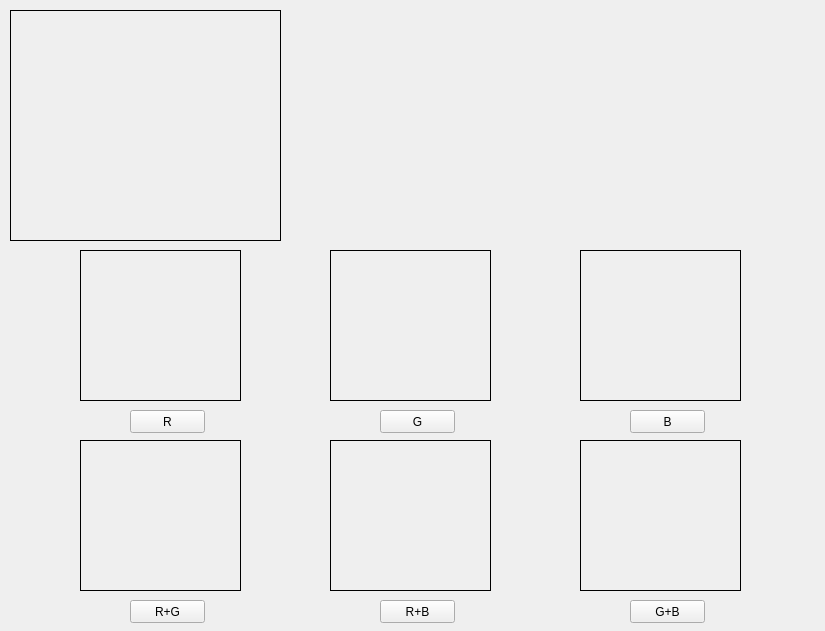
<?xml version="1.0" encoding="UTF-8"?>
<ui version="4.0">
 <class>Form</class>
 <widget class="QWidget" name="Form">
  <property name="geometry">
   <rect>
    <x>0</x>
    <y>0</y>
    <width>825</width>
    <height>631</height>
   </rect>
  </property>
  <property name="windowTitle">
   <string>Form</string>
  </property>
  <widget class="QPushButton" name="pushButton_3">
   <property name="geometry">
    <rect>
     <x>630</x>
     <y>410</y>
     <width>75</width>
     <height>23</height>
    </rect>
   </property>
   <property name="text">
    <string>B</string>
   </property>
  </widget>
  <widget class="QLabel" name="lbRG">
   <property name="geometry">
    <rect>
     <x>80</x>
     <y>440</y>
     <width>161</width>
     <height>151</height>
    </rect>
   </property>
   <property name="styleSheet">
    <string notr="true">border: 1px solid black</string>
   </property>
   <property name="text">
    <string/>
   </property>
  </widget>
  <widget class="QPushButton" name="pushButton">
   <property name="geometry">
    <rect>
     <x>130</x>
     <y>410</y>
     <width>75</width>
     <height>23</height>
    </rect>
   </property>
   <property name="text">
    <string>R</string>
   </property>
  </widget>
  <widget class="QLabel" name="lbGB">
   <property name="geometry">
    <rect>
     <x>580</x>
     <y>440</y>
     <width>161</width>
     <height>151</height>
    </rect>
   </property>
   <property name="styleSheet">
    <string notr="true">border: 1px solid black</string>
   </property>
   <property name="text">
    <string/>
   </property>
  </widget>
  <widget class="QPushButton" name="pushButton_4">
   <property name="geometry">
    <rect>
     <x>630</x>
     <y>600</y>
     <width>75</width>
     <height>23</height>
    </rect>
   </property>
   <property name="text">
    <string>G+B</string>
   </property>
  </widget>
  <widget class="QLabel" name="lbB">
   <property name="geometry">
    <rect>
     <x>580</x>
     <y>250</y>
     <width>161</width>
     <height>151</height>
    </rect>
   </property>
   <property name="styleSheet">
    <string notr="true">border: 1px solid black</string>
   </property>
   <property name="text">
    <string/>
   </property>
  </widget>
  <widget class="QPushButton" name="pushButton_5">
   <property name="geometry">
    <rect>
     <x>380</x>
     <y>600</y>
     <width>75</width>
     <height>23</height>
    </rect>
   </property>
   <property name="text">
    <string>R+B</string>
   </property>
  </widget>
  <widget class="QLabel" name="lbG">
   <property name="geometry">
    <rect>
     <x>330</x>
     <y>250</y>
     <width>161</width>
     <height>151</height>
    </rect>
   </property>
   <property name="styleSheet">
    <string notr="true">border: 1px solid black</string>
   </property>
   <property name="text">
    <string/>
   </property>
  </widget>
  <widget class="QPushButton" name="pushButton_6">
   <property name="geometry">
    <rect>
     <x>130</x>
     <y>600</y>
     <width>75</width>
     <height>23</height>
    </rect>
   </property>
   <property name="text">
    <string>R+G</string>
   </property>
  </widget>
  <widget class="QLabel" name="lbRB">
   <property name="geometry">
    <rect>
     <x>330</x>
     <y>440</y>
     <width>161</width>
     <height>151</height>
    </rect>
   </property>
   <property name="styleSheet">
    <string notr="true">border: 1px solid black</string>
   </property>
   <property name="text">
    <string/>
   </property>
  </widget>
  <widget class="QLabel" name="lbR">
   <property name="geometry">
    <rect>
     <x>80</x>
     <y>250</y>
     <width>161</width>
     <height>151</height>
    </rect>
   </property>
   <property name="styleSheet">
    <string notr="true">border: 1px solid black</string>
   </property>
   <property name="text">
    <string/>
   </property>
  </widget>
  <widget class="QPushButton" name="pushButton_2">
   <property name="geometry">
    <rect>
     <x>380</x>
     <y>410</y>
     <width>75</width>
     <height>23</height>
    </rect>
   </property>
   <property name="text">
    <string>G</string>
   </property>
  </widget>
  <widget class="QLabel" name="originCam">
   <property name="geometry">
    <rect>
     <x>10</x>
     <y>10</y>
     <width>271</width>
     <height>231</height>
    </rect>
   </property>
   <property name="styleSheet">
    <string notr="true">border: 1px solid black</string>
   </property>
   <property name="text">
    <string/>
   </property>
  </widget>
 </widget>
 <resources/>
 <connections/>
</ui>
